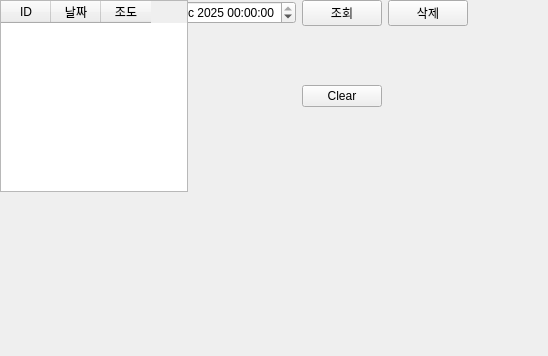
<?xml version="1.0" encoding="UTF-8"?>
<ui version="4.0">
 <class>Tab5SensorDatabase</class>
 <widget class="QWidget" name="Tab5SensorDatabase">
  <property name="geometry">
   <rect>
    <x>0</x>
    <y>0</y>
    <width>548</width>
    <height>356</height>
   </rect>
  </property>
  <property name="windowTitle">
   <string>Form</string>
  </property>
  <widget class="QWidget" name="">
   <layout class="QHBoxLayout" name="horizontalLayout">
    <item>
     <widget class="QDateTimeEdit" name="pDateTimeEditFrom">
      <property name="date">
       <date>
        <year>2025</year>
        <month>7</month>
        <day>16</day>
       </date>
      </property>
      <property name="time">
       <time>
        <hour>9</hour>
        <minute>0</minute>
        <second>0</second>
       </time>
      </property>
     </widget>
    </item>
    <item>
     <widget class="QDateTimeEdit" name="pDateTimeEditTo">
      <property name="dateTime">
       <datetime>
        <hour>0</hour>
        <minute>0</minute>
        <second>0</second>
        <year>2025</year>
        <month>12</month>
        <day>31</day>
       </datetime>
      </property>
     </widget>
    </item>
    <item>
     <widget class="QPushButton" name="pPBsearchDB">
      <property name="text">
       <string>조회</string>
      </property>
     </widget>
    </item>
    <item>
     <widget class="QPushButton" name="pPBdeleteDB">
      <property name="text">
       <string>삭제</string>
      </property>
     </widget>
    </item>
   </layout>
  </widget>
  <widget class="QWidget" name="">
   <layout class="QHBoxLayout" name="horizontalLayout_2" stretch="1,1">
    <item>
     <widget class="QTableWidget" name="pTBsensor">
      <attribute name="horizontalHeaderDefaultSectionSize">
       <number>50</number>
      </attribute>
      <column>
       <property name="text">
        <string>ID</string>
       </property>
      </column>
      <column>
       <property name="text">
        <string>날짜</string>
       </property>
      </column>
      <column>
       <property name="text">
        <string>조도</string>
       </property>
      </column>
     </widget>
    </item>
    <item>
     <layout class="QVBoxLayout" name="verticalLayout" stretch="0,9">
      <item>
       <layout class="QHBoxLayout" name="horizontalLayout_3" stretch="9,1">
        <item>
         <spacer name="horizontalSpacer">
          <property name="orientation">
           <enum>Qt::Orientation::Horizontal</enum>
          </property>
          <property name="sizeHint" stdset="0">
           <size>
            <width>40</width>
            <height>20</height>
           </size>
          </property>
         </spacer>
        </item>
        <item>
         <widget class="QPushButton" name="pPBClearChart">
          <property name="text">
           <string>Clear</string>
          </property>
         </widget>
        </item>
       </layout>
      </item>
      <item>
       <layout class="QVBoxLayout" name="pChartViewLayout"/>
      </item>
     </layout>
    </item>
   </layout>
  </widget>
 </widget>
 <resources/>
 <connections/>
</ui>
